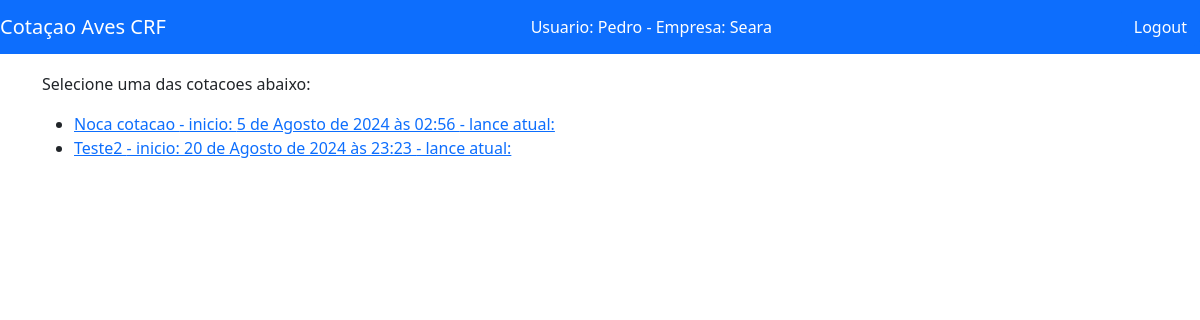
The app's page / (signed in), older data.
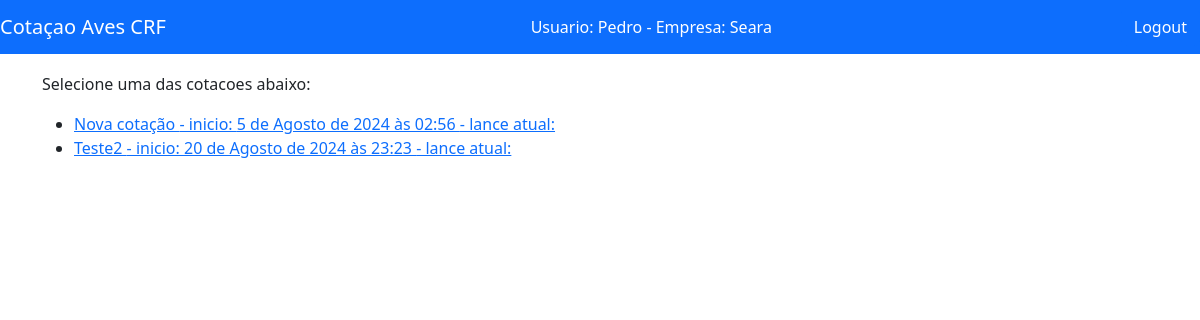
The same page, newer data.
### appCotacao/models.py (models this page shows, shortened)
class Fornecedor(models.Model):
    user = models.OneToOneField(User, on_delete=models.CASCADE, primary_key=True)
    nomeempresa = models.CharField(max_length=100, unique=True)

class Projeto(models.Model):
    nome = models.CharField(max_length=200, unique=True)
    start = models.DateTimeField()
    fim = models.DateTimeField(null=True)
    fornecedor = models.ManyToManyField(Fornecedor)
    produto = models.ManyToManyField(Produto)

### appCotacao/views.py (the view)
# urls.py: path('', views.lista_cotacao, name="index"),
@login_required(login_url='/accounts/login/')
def lista_cotacao(request):
    lista = Projeto.objects.all()
    pagina = 'appCotacao/lista-projetos-fornecedores.html'
    try:
        request.user.fornecedor
    except:
        return HttpResponseRedirect('/admin')
    return render(request, pagina, context={'projetos': lista})

### appCotacao/templates/appCotacao/lista-projetos-fornecedores.html
{% extends 'appCotacao/base.html' %}
{% block content %}
    <p>Selecione uma das cotacoes abaixo:</p>
    <ul>
    {% for projeto in user.fornecedor.projeto_set.all %}
        <li><a href="{% url 'cotacao' projeto.id %}">{{ projeto.nome }} - inicio: {{ projeto.start }} - lance atual: {{ projeto.lance_atual}} </a></li>
    {% endfor %}
    </ul>
  {% endblock %}

### appCotacao/templates/appCotacao/base.html (shortened to what this page needs)
<!doctype html>
{% load static %}
<html lang="pt" {% block ativarangular %}{% endblock %}>
<head>
    <link href="https://cdn.jsdelivr.net/npm/bootstrap@5.3.3/dist/css/bootstrap.min.css" rel="stylesheet"
>
</head>
<body>
    <nav class="navbar fixed-top navbar-dark bg-primary">
        <a class="navbar-brand mb-0 h1">Cotaçao Aves CRF </a>
        <span style="color: white;">Usuario: {{ user.first_name }}{% if user.fornecedor %} - Empresa: {{ user.fornecedor.nomeempresa}} {% endif %} </span>
        {% if user.is_authenticated %}
            <a href="{% url 'logout'%}" class="btn btn-primary">Logout</a>
        {% endif %}
    </nav>
    <br><br><br>
    <div class="container">
        {% block content %}
        {% endblock %}
    </div>
</body>
</html>

Row changes from the older to the newer data that the page shows:
changed Projeto: nome "Noca cotacao" → "Nova cotação"
